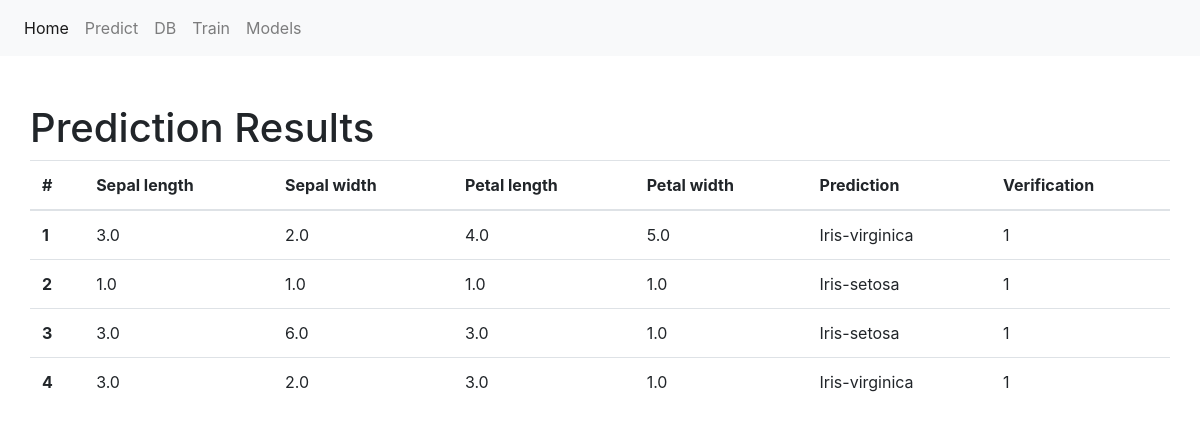
The page /predict/results/ on the database its author committed.
### predict/models.py (models this page shows, shortened)
class PredResult(models.Model):
    sepal_length = models.FloatField()
    sepal_width = models.FloatField()
    petal_length = models.FloatField()
    petal_width = models.FloatField()
    classification = models.CharField(max_length=30)

### predict/views.py (the view)
# urls.py: path('results/', views.view_results, name='results'),
def view_results(request):
    data = {"dataset": PredResult.objects.all()}
    return render(request, 'predict/results.html', data)

### predict/templates/predict/results.html
{% extends "base.html" %}
{% block main %}
    <div class="container pt-5">
        <div class="row">
        <h1>Prediction Results</h1>
            <table class="table">
                <thead>
                <tr>
                <th scope="col">#</th>
                <th scope="col">Sepal length</th>
                <th scope="col">Sepal width</th>
                <th scope="col">Petal length</th>
                <th scope="col">Petal width</th>
                <th scope="col">Prediction</th>
                <th scope="col">Verification</th>
                </tr>
                </thead>
                <tbody>
                {% for data in dataset %}
                    <tr>
                    <th scope="row">{{ data.id }}</th>
                    <td>{{ data.sepal_length }}</td>
                    <td>{{ data.sepal_width }}</td>
                    <td>{{ data.petal_length }}</td>
                    <td>{{ data.petal_width }}</td>
                    <td>{{ data.classification }}</td>
                    <td>{{ 1 }}</td>
                    </tr>
                {% endfor %}
                </tbody>
            </table>
        </div>
    </div>
{% endblock %}

### templates/base.html (shortened to what this page needs)
<!doctype html>
<html lang="en">
    <head>
    <link rel="stylesheet" href="https://stackpath.bootstrapcdn.com/bootstrap/4.4.1/css/bootstrap.min.css">
    </head>
    <body>
    <nav class="navbar navbar-expand-lg navbar-light bg-light">
        <div class="collapse navbar-collapse" id="navbarSupportedContent">
            <ul class="navbar-nav mr-auto">
                <li class="nav-item active">
                    <a class="nav-link" href="/">Home <span class="sr-only">(current)</span></a>
                </li>
                <li class="nav-item">
                    <a class="nav-link" href="/predict">Predict</a>
                </li>
                <li class="nav-item">
                    <a class="nav-link" href="/predict/results">DB</a>
                </li>
                <li class="nav-item">
                    <a class="nav-link" href="/train">Train</a>
                </li>
                <li class="nav-item">
                    <a class="nav-link" href="/train/models">Models</a>
                </li>
            </ul>
        </div>
    </nav>
    {% block main %}
    {% endblock %}
    </body>
</html>

### rows shown on the page
PredResult: id "1", sepal_length "3.0", sepal_width "2.0", petal_length "4.0", petal_width "5.0", classification "Iris-virginica"
PredResult: id "2", sepal_length "1.0", sepal_width "1.0", petal_length "1.0", petal_width "1.0", classification "Iris-setosa", value "1"
PredResult: id "3", sepal_length "3.0", sepal_width "6.0", petal_length "3.0", petal_width "1.0", classification "Iris-setosa", value "1"
PredResult: id "4", sepal_length "3.0", sepal_width "2.0", petal_length "3.0", petal_width "1.0", classification "Iris-virginica", value "1"
